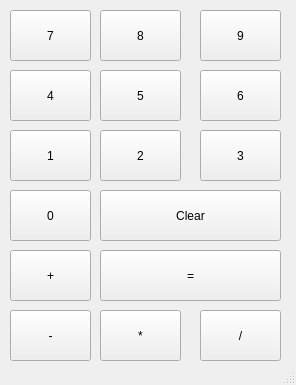
<?xml version="1.0" encoding="UTF-8"?>
<ui version="4.0">
 <class>MainWindow</class>
 <widget class="QMainWindow" name="MainWindow">
  <property name="geometry">
   <rect>
    <x>0</x>
    <y>0</y>
    <width>296</width>
    <height>385</height>
   </rect>
  </property>
  <property name="windowTitle">
   <string>Calculator</string>
  </property>
  <widget class="QWidget" name="centralwidget">
   <widget class="QPushButton" name="pushButton">
    <property name="geometry">
     <rect>
      <x>10</x>
      <y>10</y>
      <width>81</width>
      <height>51</height>
     </rect>
    </property>
    <property name="text">
     <string>7</string>
    </property>
   </widget>
   <widget class="QPushButton" name="pushButton_2">
    <property name="geometry">
     <rect>
      <x>100</x>
      <y>10</y>
      <width>81</width>
      <height>51</height>
     </rect>
    </property>
    <property name="text">
     <string>8</string>
    </property>
   </widget>
   <widget class="QPushButton" name="pushButton_3">
    <property name="geometry">
     <rect>
      <x>200</x>
      <y>10</y>
      <width>81</width>
      <height>51</height>
     </rect>
    </property>
    <property name="text">
     <string>9</string>
    </property>
   </widget>
   <widget class="QPushButton" name="pushButton_4">
    <property name="geometry">
     <rect>
      <x>10</x>
      <y>70</y>
      <width>81</width>
      <height>51</height>
     </rect>
    </property>
    <property name="text">
     <string>4</string>
    </property>
   </widget>
   <widget class="QPushButton" name="pushButton_5">
    <property name="geometry">
     <rect>
      <x>100</x>
      <y>70</y>
      <width>81</width>
      <height>51</height>
     </rect>
    </property>
    <property name="text">
     <string>5</string>
    </property>
   </widget>
   <widget class="QPushButton" name="pushButton_6">
    <property name="geometry">
     <rect>
      <x>200</x>
      <y>70</y>
      <width>81</width>
      <height>51</height>
     </rect>
    </property>
    <property name="text">
     <string>6</string>
    </property>
   </widget>
   <widget class="QPushButton" name="pushButton_7">
    <property name="geometry">
     <rect>
      <x>10</x>
      <y>130</y>
      <width>81</width>
      <height>51</height>
     </rect>
    </property>
    <property name="text">
     <string>1</string>
    </property>
   </widget>
   <widget class="QPushButton" name="pushButton_8">
    <property name="geometry">
     <rect>
      <x>100</x>
      <y>130</y>
      <width>81</width>
      <height>51</height>
     </rect>
    </property>
    <property name="text">
     <string>2</string>
    </property>
   </widget>
   <widget class="QPushButton" name="pushButton_9">
    <property name="geometry">
     <rect>
      <x>200</x>
      <y>130</y>
      <width>81</width>
      <height>51</height>
     </rect>
    </property>
    <property name="text">
     <string>3</string>
    </property>
   </widget>
   <widget class="QPushButton" name="pushButton_10">
    <property name="geometry">
     <rect>
      <x>10</x>
      <y>190</y>
      <width>81</width>
      <height>51</height>
     </rect>
    </property>
    <property name="text">
     <string>0</string>
    </property>
   </widget>
   <widget class="QPushButton" name="pushButton_11">
    <property name="geometry">
     <rect>
      <x>100</x>
      <y>190</y>
      <width>181</width>
      <height>51</height>
     </rect>
    </property>
    <property name="text">
     <string>Clear</string>
    </property>
   </widget>
   <widget class="QPushButton" name="pushButton_12">
    <property name="geometry">
     <rect>
      <x>10</x>
      <y>250</y>
      <width>81</width>
      <height>51</height>
     </rect>
    </property>
    <property name="text">
     <string>+</string>
    </property>
   </widget>
   <widget class="QPushButton" name="pushButton_13">
    <property name="geometry">
     <rect>
      <x>100</x>
      <y>250</y>
      <width>181</width>
      <height>51</height>
     </rect>
    </property>
    <property name="text">
     <string>=</string>
    </property>
   </widget>
   <widget class="QPushButton" name="pushButton_14">
    <property name="geometry">
     <rect>
      <x>10</x>
      <y>310</y>
      <width>81</width>
      <height>51</height>
     </rect>
    </property>
    <property name="text">
     <string>-</string>
    </property>
   </widget>
   <widget class="QPushButton" name="pushButton_15">
    <property name="geometry">
     <rect>
      <x>100</x>
      <y>310</y>
      <width>81</width>
      <height>51</height>
     </rect>
    </property>
    <property name="text">
     <string>*</string>
    </property>
   </widget>
   <widget class="QPushButton" name="pushButton_16">
    <property name="geometry">
     <rect>
      <x>200</x>
      <y>310</y>
      <width>81</width>
      <height>51</height>
     </rect>
    </property>
    <property name="text">
     <string>/</string>
    </property>
   </widget>
  </widget>
  <widget class="QStatusBar" name="statusbar"/>
 </widget>
 <resources/>
 <connections/>
</ui>
